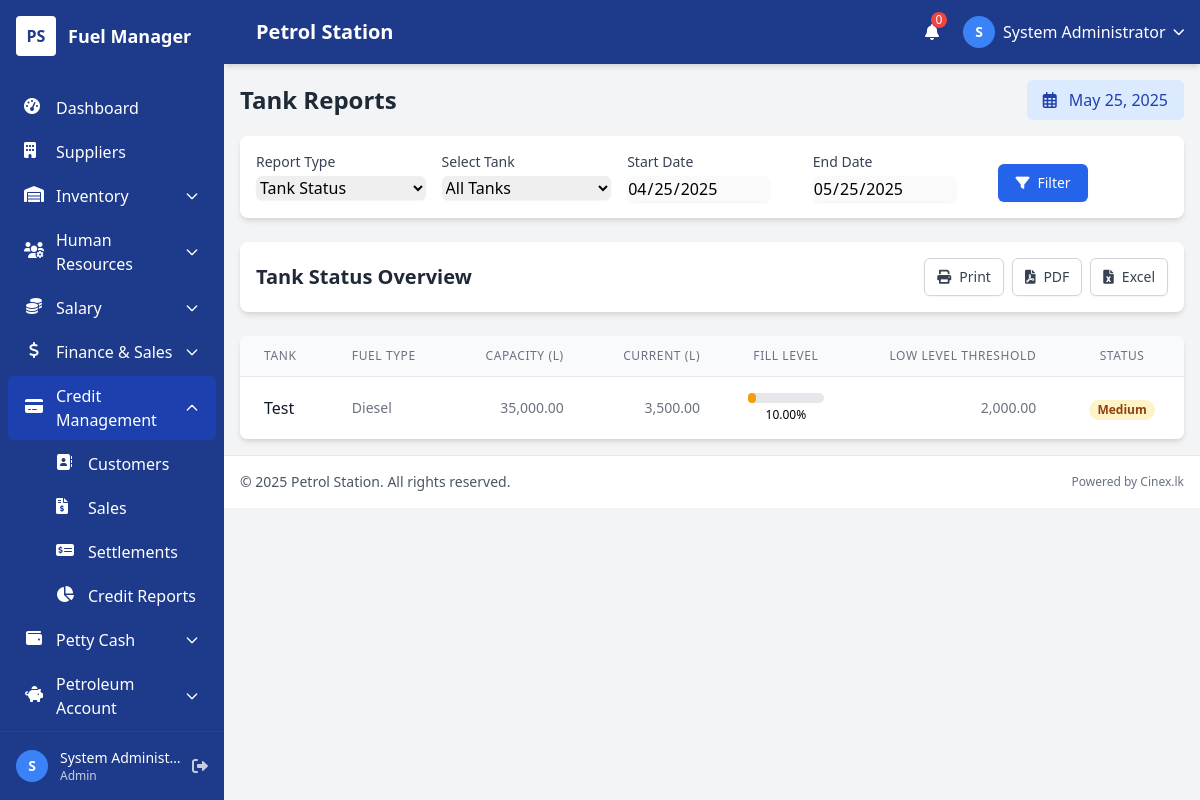
The app's page /reports/tank_reports.php (signed in) with its own data.
### tables this page shows
CREATE TABLE `users` (
  `user_id` int(11) NOT NULL AUTO_INCREMENT,
  `username` varchar(50) NOT NULL,
  `password` varchar(255) NOT NULL,
  `full_name` varchar(100) NOT NULL,
  `role` enum('admin','manager','cashier','attendant') NOT NULL DEFAULT 'attendant',
  `status` enum('active','inactive') NOT NULL DEFAULT 'active',
  `last_login` datetime DEFAULT NULL,
  `created_at` timestamp NOT NULL DEFAULT current_timestamp(),
  `email` varchar(100) DEFAULT NULL,
  PRIMARY KEY (`user_id`),
  UNIQUE KEY `username` (`username`)
);

CREATE TABLE `tanks` (
  `tank_id` int(11) NOT NULL AUTO_INCREMENT,
  `tank_name` varchar(50) NOT NULL,
  `fuel_type_id` int(11) NOT NULL,
  `capacity` decimal(10,2) NOT NULL,
  `current_volume` decimal(10,2) NOT NULL DEFAULT 0.00,
  `low_level_threshold` decimal(10,2) DEFAULT NULL,
  `status` enum('active','inactive','maintenance') NOT NULL DEFAULT 'active',
  `location` varchar(100) DEFAULT NULL,
  `created_at` timestamp NOT NULL DEFAULT current_timestamp(),
  `updated_at` timestamp NOT NULL DEFAULT current_timestamp() ON UPDATE current_timestamp(),
  `notes` text DEFAULT NULL,
  PRIMARY KEY (`tank_id`),
  KEY `fuel_type_id` (`fuel_type_id`),
  CONSTRAINT `tanks_ibfk_1` FOREIGN KEY (`fuel_type_id`) REFERENCES `fuel_types` (`fuel_type_id`)
);

CREATE TABLE `fuel_types` (
  `fuel_type_id` int(11) NOT NULL AUTO_INCREMENT,
  `fuel_name` varchar(50) NOT NULL,
  `fuel_code` varchar(20) DEFAULT NULL,
  `description` text DEFAULT NULL,
  `created_at` timestamp NOT NULL DEFAULT current_timestamp(),
  PRIMARY KEY (`fuel_type_id`),
  UNIQUE KEY `fuel_name` (`fuel_name`)
);

### reports/tank_reports.php (the view, shortened to what the rows shown need)
<?php
$page_title = "Tank Reports";
require_once '../includes/header.php';
require_once '../includes/db.php';
$report_type = isset($_GET['type']) ? $_GET['type'] : 'status';
$tank_id = isset($_GET['tank_id']) ? $_GET['tank_id'] : null;
function getTankStatusData($conn, $tank_id = null) {
    $sql = "SELECT
                t.tank_id,
                t.tank_name,
                ft.fuel_name,
                t.capacity,
                t.current_volume,
                (t.current_volume / t.capacity) * 100 as percentage_full,
                t.low_level_threshold,
                CASE
                    WHEN t.current_volume <= t.low_level_threshold THEN 'low'
                    WHEN t.current_volume < (t.capacity * 0.5) THEN 'medium'
                    ELSE 'good'
                END as status
            FROM
                tanks t
                JOIN fuel_types ft ON t.fuel_type_id = ft.fuel_type_id";
    if ($tank_id) {
        $sql .= " WHERE t.tank_id = ?";
        $stmt = $conn->prepare($sql);
        $stmt->bind_param("i", $tank_id);
        $stmt->execute();
        $result = $stmt->get_result();
    } else {
        $sql .= " ORDER BY percentage_full ASC";
        $result = $conn->query($sql);
    }
    $data = [];
    while ($row = $result->fetch_assoc()) {
        $data[] = $row;
    }
    return $data;
}
$report_data = [];
$report_title = "";
switch ($report_type) {
    case 'status':
    default:
        $report_data = getTankStatusData($conn, $tank_id);
        $report_title = $tank_id ? "Tank Status - Selected Tank" : "Tank Status Overview";
        break;
}
?>
<div class="bg-white rounded-lg shadow-md p-4 mb-6">
    <div class="flex flex-col md:flex-row justify-between items-center">
        <h2 class="text-xl font-bold text-gray-800 mb-4 md:mb-0"><?= $report_title ?></h2>
    </div>
</div>
<div class="bg-white rounded-lg shadow-md overflow-hidden" id="report-content">
    <?php if (empty($report_data) && ($report_type === 'history' || $report_type === 'consumption') && !$tank_id): ?>
        <div class="p-8 text-center">
            <div class="bg-blue-50 rounded-lg p-6 inline-block">
                <i class="fas fa-info-circle text-blue-500 text-3xl mb-3"></i>
                <h3 class="text-lg font-medium text-blue-900 mb-2">Select a Tank</h3>
                <p class="text-blue-700">Please select a specific tank from the dropdown menu to view detailed information.</p>
            </div>
        </div>
    <?php else: ?>
        <?php if ($report_type === 'status'): ?>
            <div class="overflow-x-auto">
                <table class="min-w-full divide-y divide-gray-200">
                    <thead class="bg-gray-50">
                        <tr>
                            <th scope="col" class="px-6 py-3 text-left text-xs font-medium text-gray-500 uppercase tracking-wider">Tank</th>
                            <th scope="col" class="px-6 py-3 text-left text-xs font-medium text-gray-500 uppercase tracking-wider">Fuel Type</th>
                            <th scope="col" class="px-6 py-3 text-right text-xs font-medium text-gray-500 uppercase tracking-wider">Capacity (L)</th>
                            <th scope="col" class="px-6 py-3 text-right text-xs font-medium text-gray-500 uppercase tracking-wider">Current (L)</th>
                            <th scope="col" class="px-6 py-3 text-center text-xs font-medium text-gray-500 uppercase tracking-wider">Fill Level</th>
                            <th scope="col" class="px-6 py-3 text-right text-xs font-medium text-gray-500 uppercase tracking-wider">Low Level Threshold</th>
                            <th scope="col" class="px-6 py-3 text-center text-xs font-medium text-gray-500 uppercase tracking-wider">Status</th>
                        </tr>
                    </thead>
                    <tbody class="bg-white divide-y divide-gray-200">
                        <?php foreach ($report_data as $row): ?>
                            <tr>
                                <td class="px-6 py-4 whitespace-nowrap">
                                    <div class="font-medium text-gray-900"><?= htmlspecialchars($row['tank_name']) ?></div>
                                </td>
                                <td class="px-6 py-4 whitespace-nowrap text-sm text-gray-500">
                                    <?= htmlspecialchars($row['fuel_name']) ?>
                                </td>
                                <td class="px-6 py-4 whitespace-nowrap text-right text-sm text-gray-500">
                                    <?= number_format($row['capacity'], 2) ?>
                                </td>
                                <td class="px-6 py-4 whitespace-nowrap text-right text-sm text-gray-500">
                                    <?= number_format($row['current_volume'], 2) ?>
                                </td>
                                <td class="px-6 py-4 whitespace-nowrap">
                                    <div class="w-full bg-gray-200 rounded-full h-2.5">
                                        <div class="<?= $row['status'] === 'low' ? 'bg-red-600' : ($row['status'] === 'medium' ? 'bg-yellow-500' : 'bg-green-600') ?> h-2.5 rounded-full" style="width: <?= $row['percentage_full'] ?>%"></div>
                                    </div>
                                    <div class="text-xs text-center mt-1"><?= number_format($row['percentage_full'], 2) ?>%</div>
                                </td>
                                <td class="px-6 py-4 whitespace-nowrap text-right text-sm text-gray-500">
                                    <?= number_format($row['low_level_threshold'], 2) ?>
                                </td>
                                <td class="px-6 py-4 whitespace-nowrap text-center">
                                    <?php if ($row['status'] === 'low'): ?>
                                        <span class="px-2 inline-flex text-xs leading-5 font-semibold rounded-full bg-red-100 text-red-800">
                                            Low
                                        </span>
                                    <?php elseif ($row['status'] === 'medium'): ?>
                                        <span class="px-2 inline-flex text-xs leading-5 font-semibold rounded-full bg-yellow-100 text-yellow-800">
                                            Medium
                                        </span>
                                    <?php else: ?>
                                        <span class="px-2 inline-flex text-xs leading-5 font-semibold rounded-full bg-green-100 text-green-800">
                                            Good
                                        </span>
                                    <?php endif; ?>
                                </td>
                            </tr>
                        <?php endforeach; ?>
                    </tbody>
                </table>
            </div>
        <?php endif; ?>
    <?php endif; ?>
</div>
<?php
require_once '../includes/footer.php';
?>

### includes/header.php (shortened to what the rows shown need)
<?php
$current_page = basename($_SERVER['PHP_SELF']);
$user_data = null;
if (isset($_SESSION['user_id'])) {
    require_once __DIR__ . '/db.php';
    $stmt = $conn->prepare("SELECT user_id, username, full_name, role FROM users WHERE user_id = ?");
    $stmt->bind_param("i", $_SESSION['user_id']);
    $stmt->execute();
    $result = $stmt->get_result();
    $user_data = $result->fetch_assoc();
}
?>
<!DOCTYPE html>
<html lang="en">
<head>
    <link href="https://cdn.jsdelivr.net/npm/tailwindcss@2.2.19/dist/tailwind.min.css" rel="stylesheet">
    <link rel="stylesheet" href="https://cdnjs.cloudflare.com/ajax/libs/font-awesome/6.0.0/css/all.min.css">
</head>
<body class="bg-gray-100">
    <?php if ($current_page != 'login.php'): ?>
    <div class="min-h-screen">
        <div id="main-content-wrapper">
            <header class="bg-header shadow-md z-20 sticky top-0 main-header">
                <div class="flex justify-between items-center h-16 px-4">
                    <div class="flex items-center space-x-4">
                        <?php if ($user_data): ?>
                        <div class="relative">
                            <button id="user-menu-button" class="flex items-center space-x-2 text-white focus:outline-none">
                                <div class="w-8 h-8 rounded-full bg-secondary flex items-center justify-center">
                                    <?php
                                    $initials = 'S';
                                    if (isset($user_data['full_name'])) {
                                        $name_parts = explode(' ', $user_data['full_name']);
                                        $initials = strtoupper(substr($name_parts[0], 0, 1));
                                        if (count($name_parts) > 1) {
                                            $initials = strtoupper(substr($name_parts[0], 0, 1));
                                        }
                                    }
                                    ?>
                                    <span class="text-sm font-bold"><?= $initials ?></span>
                                </div>
                                <span class="hidden md:inline"><?= htmlspecialchars($user_data['full_name']) ?></span>
                                <i class="fas fa-chevron-down text-xs"></i>
                            </button>
                        </div>
                        <?php endif; ?>
                    </div>
                </div>
            </header>
            <main class="p-4">
                <?php if (isset($page_title)): ?>
                <div class="flex flex-col md:flex-row justify-between items-start md:items-center mb-4">
                    <div>
                        <h1 class="text-2xl font-bold text-gray-800"><?= htmlspecialchars($page_title) ?></h1>
                    </div>
                </div>
                <?php endif; ?>
    <?php endif; ?>

### records on screen
users: full_name "S", full_name "System Administrator"
tanks: tank_name "Test", fuel_type.fuel_name "Diesel", capacity "35,000.00", current_volume "3,500.00", $row['percentage_full'] 10.000000 (drawn), percentage_full "10.00", low_level_threshold "2,000.00"

### other values on screen
$text "Dashboard Suppliers Customers Sales Settlements Credit Reports"
substr($_SESSION['full_name'] ?? 'U', 0, 1) "S"
$_SESSION['full_name'] "System Administ…"
$_SESSION['role'] "Admin"
$company_name "Petrol Station"
$page_title "Tank Reports"
$report_title "Tank Status Overview"
get_setting('company_name', 'Fuel Manager') "Petrol Station"
